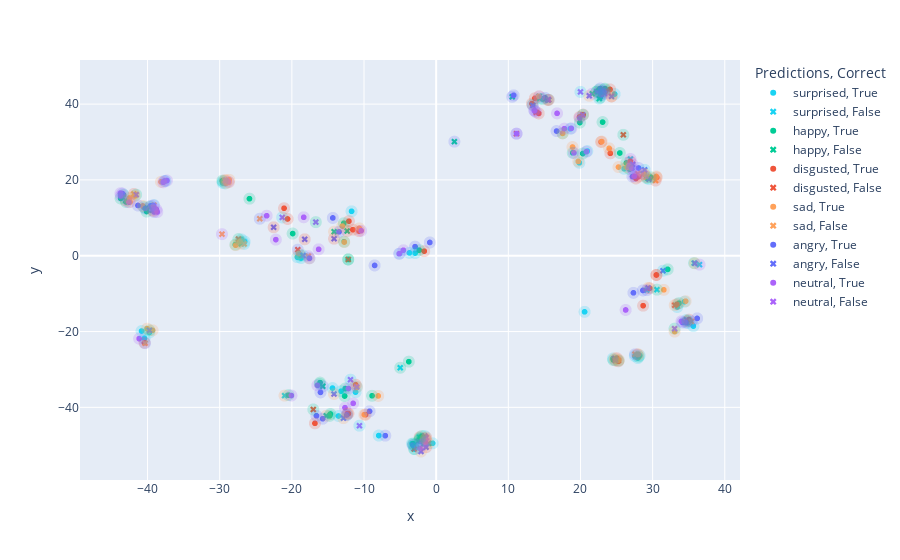

The code cell stored with this chart in its notebook:
### Code cell
predictions_series = pd.Series(predictions, name="Predictions").replace(range(len(CLASS_NAMES)), CLASS_NAMES) #type: ignore
labels_series = pd.Series(labels, name="Label").replace(range(len(CLASS_NAMES)), CLASS_NAMES) # type: ignore
discrete_color_map = dict(zip(CLASS_NAMES, px.colors.qualitative.Plotly))
symbol_map = {1: "circle", 0: "x"}

correct_state = pd.Series(labels_series == predictions_series, name="Correct")
visdf = pd.concat([data_points2d_df, labels_series, predictions_series, correct_state], axis=1)
visdf2 = pd.concat([data_points2d_df, labels_series, predictions_series, correct_state], axis=1)
fig = px.scatter(visdf, x="x", y="y", color="Predictions", hover_data=["Label"], symbol="Correct", color_discrete_map=discrete_color_map, symbol_map=symbol_map)
fig2 = px.scatter(visdf, x="x", y="y", color="Label", hover_data=["Predictions"], opacity=0.2, color_discrete_map=discrete_color_map)

fig2.update_traces(dict(
  marker=dict(
    size=12,
  ),
  showlegend=False
))

fig.add_traces(fig2.data)

fig.show()

### Figure 1 — Plotly figure (JSON) as saved in the notebook; plotly's stock layout.template omitted (floating-point values rounded to 4 significant figures)
{"data": [{"customdata": [["surprised"], ["surprised"], ["surprised"], ["surprised"], ["surprised"], ["surprised"], ["surprised"], ["surprised"], ["surprised"], ["surprised"], ["surprised"], ["surprised"], ["surprised"], ["surprised"], ["surprised"], ["surprised"], ["surprised"], ["surprised"], ["surprised"], ["surprised"], ["surprised"], ["surprised"], ["surprised"], ["surprised"], ["surprised"], ["surprised"], ["surprised"], ["surprised"], ["surprised"], ["surprised"], ["surprised"], ["surprised"], ["surprised"], ["surprised"], ["surprised"], ["surprised"], ["surprised"], ["surprised"], ["surprised"], ["surprised"]], "hovertemplate": "Predictions=surprised<br>Correct=True<br>x=%{x}<br>y=%{y}<br>Label=%{customdata[0]}<extra></extra>", "legendgroup": "surprised, True", "marker": {"color": "#19D3F3", "symbol": "circle"}, "mode": "markers", "name": "surprised, True", "showlegend": true, "type": "scattergl", "x": [-11.73, -13.53, -26.55, -26.98, -27.11, 34.88, 20.57, -7.956, 28.19, 27.96, 27.53, 35.65, -13.18, -14.37, 19.84, -12.35, -3.712, -29.58, -29.59, -29.23, 24.49, 34.42, -18.73, -19.24, 33.41, 20.95, -2.98, -0.4907, -37.52, -2.202, -3.343, 18.6, 26.05, -11.18, -40.43, -40.83, -39.75, -2.918, -5.076, 24.73], "xaxis": "x", "y": [11.72, -42.28, 3.734, 4.294, 3.777, -17.73, -14.8, -47.44, -26.32, -26.99, -26.44, -18.57, -35.74, -34.92, 24.51, -41.96, 0.7559, 19.54, 19.2, 19.08, -27.13, -12.12, -0.6026, -0.3774, -13.52, 27.6, -51.02, -49.48, 19.7, -49.0, -49.58, 33.52, 22.95, -35.98, -21.8, -19.88, -20.24, 0.7006, 0.5407, 42.65], "yaxis": "y"}, {"customdata": [["angry"], ["happy"], ["happy"], ["sad"], ["disgusted"], ["neutral"], ["neutral"], ["happy"]], "hovertemplate": "Predictions=surprised<br>Correct=False<br>x=%{x}<br>y=%{y}<br>Label=%{customdata[0]}<extra></extra>", "legendgroup": "surprised, False", "marker": {"color": "#19D3F3", "symbol": "x"}, "mode": "markers", "name": "surprised, False", "showlegend": true, "type": "scattergl", "x": [29.2, 30.6, -4.981, -21.01, -2.287, 26.93, 36.5, 35.75], "xaxis": "x", "y": [-9.07, -8.946, -29.55, -36.91, -47.86, 25.52, -2.349, -1.951], "yaxis": "y"}, {"customdata": [["happy"], ["happy"], ["happy"], ["happy"], ["happy"], ["happy"], ["happy"], ["happy"], ["happy"], ["happy"], ["happy"], ["happy"], ["happy"], ["happy"], ["happy"], ["happy"], ["happy"], ["happy"], ["happy"], ["happy"], ["happy"], ["happy"], ["happy"], ["happy"], ["happy"], ["happy"], ["happy"], ["happy"], ["happy"], ["happy"], ["happy"], ["happy"], ["happy"], ["happy"], ["happy"], ["happy"], ["happy"], ["happy"], ["happy"], ["happy"], ["happy"], ["happy"], ["happy"], ["happy"], ["happy"], ["happy"], ["happy"], ["happy"], ["happy"], ["happy"], ["happy"]], "hovertemplate": "Predictions=happy<br>Correct=True<br>x=%{x}<br>y=%{y}<br>Label=%{customdata[0]}<extra></extra>", "legendgroup": "happy, True", "marker": {"color": "#00CC96", "symbol": "circle"}, "mode": "markers", "name": "happy, True", "showlegend": true, "type": "scattergl", "x": [-14.77, -12.69, 34.82, -27.83, -43.33, -40.13, -43.73, -42.98, -40.5, -39.68, -25.87, 28.06, 13.38, -12.19, -12.59, -19.89, -16.14, -16.09, 32.09, -3.789, -20.46, -29.63, 24.56, -12.8, -14.66, -18.78, 33.64, 18.93, 20.31, -2.234, -2.257, -3.14, -3.204, -1.996, 19.92, 17.52, 14.75, 26.36, 26.82, 29.19, 29.72, 23.07, -8.882, -12.76, 25.45, -2.353, 22.73, 23.39, 23.32, 22.26, 22.56], "xaxis": "x", "y": [-42.24, -37.02, -17.21, 2.928, 16.05, 11.67, 15.11, 14.18, 12.82, 12.92, 15.05, -26.62, 39.8, -0.9802, -35.05, 5.847, -33.83, -33.48, -3.591, -27.95, -36.78, 19.79, -27.52, 8.582, -41.75, 0.09715, -12.52, 27.14, 26.96, -48.11, -48.32, -49.9, -49.58, -47.59, 35.13, 32.3, 41.36, 24.47, 22.84, 20.49, 20.7, 35.26, -36.95, 3.692, 27.1, 1.472, 41.73, 44.07, 43.82, 43.29, 43.8], "yaxis": "y"}, {"customdata": [["disgusted"], ["sad"], ["sad"], ["sad"], ["surprised"], ["disgusted"], ["angry"], ["angry"], ["sad"], ["angry"], ["neutral"], ["surprised"], ["disgusted"], ["neutral"], ["angry"], ["angry"], ["neutral"], ["surprised"]], "hovertemplate": "Predictions=happy<br>Correct=False<br>x=%{x}<br>y=%{y}<br>Label=%{customdata[0]}<extra></extra>", "legendgroup": "happy, False", "marker": {"color": "#00CC96", "symbol": "x"}, "mode": "markers", "name": "happy, False", "showlegend": true, "type": "scattergl", "x": [-12.34, -15.24, -14.15, -27.01, 34.7, -43.02, 10.54, 2.523, -1.049, -1.82, 14.27, 14.34, 15.6, 28.66, 27.1, -15.71, 21.63, 22.61], "xaxis": "x", "y": [6.514, -42.23, 6.338, 3.156, -16.92, 14.6, 41.92, 30.09, -49.51, -49.86, 42.03, 41.45, 41.13, 21.6, 23.21, -34.44, 42.73, 41.45], "yaxis": "y"}, {"customdata": [["disgusted"], ["disgusted"], ["disgusted"], ["disgusted"], ["disgusted"], ["disgusted"], ["disgusted"], ["disgusted"], ["disgusted"], ["disgusted"], ["disgusted"], ["disgusted"], ["disgusted"], ["disgusted"], ["disgusted"], ["disgusted"], ["disgusted"], ["disgusted"], ["disgusted"], ["disgusted"], ["disgusted"], ["disgusted"], ["disgusted"], ["disgusted"], ["disgusted"], ["disgusted"], ["disgusted"], ["disgusted"], ["disgusted"], ["disgusted"], ["disgusted"], ["disgusted"], ["disgusted"], ["disgusted"], ["disgusted"], ["disgusted"], ["disgusted"]], "hovertemplate": "Predictions=disgusted<br>Correct=True<br>x=%{x}<br>y=%{y}<br>Label=%{customdata[0]}<extra></extra>", "legendgroup": "disgusted, True", "marker": {"color": "#EF553B", "symbol": "circle"}, "mode": "markers", "name": "disgusted, True", "showlegend": true, "type": "scattergl", "x": [-40.43, -16.8, 34.77, 35.03, 22.86, -39.2, 27.86, 14.22, 13.27, 30.53, 30.51, -21.08, -20.6, -11.16, -12.16, -12.3, -9.791, 25.03, 25.25, 33.37, 19.87, 20.37, 13.68, 30.55, 26.91, 27.68, 28.06, -12.09, -11.55, 24.13, 29.6, -10.69, -1.652, 24.1, 22.66, 23.42, 28.68], "xaxis": "x", "y": [-22.96, -44.21, -17.32, -16.86, 30.02, 11.83, -26.05, 37.55, 40.12, -5.065, -5.079, 12.53, 9.697, -34.04, -41.64, -41.64, -41.93, -27.04, -27.85, -12.8, 36.6, 37.23, 41.54, 20.65, 24.88, 20.39, 20.89, 9.111, 6.876, 27.02, -8.574, 6.49, 1.205, 43.87, 43.3, 43.27, -13.18], "yaxis": "y"}, {"customdata": [["happy"], ["neutral"], ["happy"], ["angry"], ["happy"], ["happy"], ["sad"], ["angry"], ["happy"], ["happy"]], "hovertemplate": "Predictions=disgusted<br>Correct=False<br>x=%{x}<br>y=%{y}<br>Label=%{customdata[0]}<extra></extra>", "legendgroup": "disgusted, False", "marker": {"color": "#EF553B", "symbol": "x"}, "mode": "markers", "name": "disgusted, False", "showlegend": true, "type": "scattergl", "x": [-27.4, 13.87, -12.18, 11.13, 25.27, -17.03, 33.06, -19.17, -3.061, 25.94], "xaxis": "x", "y": [4.395, 37.84, -0.9801, 32.2, -27.65, -40.56, -13.05, 1.597, -50.99, 31.9], "yaxis": "y"}, {"customdata": [["sad"], ["sad"], ["sad"], ["sad"], ["sad"], ["sad"], ["sad"], ["sad"], ["sad"], ["sad"], ["sad"], ["sad"], ["sad"], ["sad"], ["sad"], ["sad"], ["sad"], ["sad"], ["sad"], ["sad"], ["sad"], ["sad"], ["sad"], ["sad"], ["sad"], ["sad"], ["sad"], ["sad"], ["sad"], ["sad"], ["sad"], ["sad"], ["sad"], ["sad"], ["sad"], ["sad"], ["sad"], ["sad"]], "hovertemplate": "Predictions=sad<br>Correct=True<br>x=%{x}<br>y=%{y}<br>Label=%{customdata[0]}<extra></extra>", "legendgroup": "sad, True", "marker": {"color": "#FFA15A", "symbol": "circle"}, "mode": "markers", "name": "sad, True", "showlegend": true, "type": "scattergl", "x": [22.95, -27.19, -27.79, -41.79, -40.67, -42.48, -42.42, 28.03, 33.05, -10.99, 31.55, -10.66, -9.957, -13.01, -29.1, -28.72, 25.32, -28.67, -19.06, 34.57, -17.6, 23.97, -38.14, -1.434, 17.52, 14.24, 25.27, 26.46, 26.66, 28.86, 30.51, 28.81, 18.9, -8.03, -12.73, -40.06, -39.31, 19.69], "xaxis": "x", "y": [30.11, 3.757, 2.787, 15.78, 13.13, 15.22, 14.17, -26.04, -20.01, -34.66, -8.997, 7.21, -41.92, 7.821, 19.17, 19.39, -27.52, 20.02, 0.5902, -12.0, -0.6841, 28.34, 19.49, -48.42, 32.28, 42.07, 23.39, 23.33, 23.74, 21.56, 20.91, 21.53, 28.68, -36.99, 3.611, -19.24, -19.68, 24.89], "yaxis": "y"}, {"customdata": [["angry"], ["surprised"], ["angry"], ["disgusted"], ["surprised"], ["angry"], ["angry"], ["disgusted"], ["neutral"], ["disgusted"], ["disgusted"], ["disgusted"], ["neutral"], ["neutral"], ["disgusted"]], "hovertemplate": "Predictions=sad<br>Correct=False<br>x=%{x}<br>y=%{y}<br>Label=%{customdata[0]}<extra></extra>", "legendgroup": "sad, False", "marker": {"color": "#FFA15A", "symbol": "x"}, "mode": "markers", "name": "sad, False", "showlegend": true, "type": "scattergl", "x": [-40.35, -26.61, 35.38, -41.89, -39.11, 27.55, -24.44, -29.3, -17.73, -1.521, 29.16, 30.41, 27.93, -29.69, 24.31], "xaxis": "x", "y": [-23.07, 3.129, -17.34, 16.3, 13.36, -26.01, 9.761, 19.91, -0.1103, -48.23, 20.79, 19.85, 21.66, 5.697, 42.04], "yaxis": "y"}, {"customdata": [["angry"], ["angry"], ["angry"], ["angry"], ["angry"], ["angry"], ["angry"], ["angry"], ["angry"], ["angry"], ["angry"], ["angry"], ["angry"], ["angry"], ["angry"], ["angry"], ["angry"], ["angry"], ["angry"], ["angry"], ["angry"], ["angry"], ["angry"], ["angry"], ["angry"], ["angry"], ["angry"], ["angry"], ["angry"], ["angry"], ["angry"], ["angry"], ["angry"]], "hovertemplate": "Predictions=angry<br>Correct=True<br>x=%{x}<br>y=%{y}<br>Label=%{customdata[0]}<extra></extra>", "legendgroup": "angry, True", "marker": {"color": "#636EFA", "symbol": "circle"}, "mode": "markers", "name": "angry, True", "showlegend": true, "type": "scattergl", "x": [-16.03, 34.13, 34.63, -41.33, -43.49, -7.054, -40.31, -39.09, -39.54, 16.69, 10.74, 13.64, -8.531, -9.233, -13.46, -12.39, -2.926, -15.73, -14.32, -16.6, -17.56, 36.17, -3.223, -37.66, 15.07, 27.21, 28.05, 28.65, 27.34, -0.8785, 22.92, 23.19, 22.75], "xaxis": "x", "y": [-36.05, -17.59, -17.65, 13.26, 16.39, -47.47, 12.49, 11.55, 13.17, 32.89, 42.32, 38.23, -2.558, -41.05, 6.3, -42.01, 2.398, -43.0, 9.971, -42.21, -0.6575, -16.54, -49.98, 19.72, 41.66, 20.89, 23.14, -9.158, -9.791, 3.501, 42.41, 43.45, 44.12], "yaxis": "y"}, {"customdata": [["sad"], ["neutral"], ["surprised"], ["sad"], ["sad"], ["happy"], ["sad"], ["sad"], ["disgusted"], ["surprised"], ["disgusted"], ["sad"], ["disgusted"], ["neutral"], ["surprised"], ["disgusted"], ["disgusted"], ["sad"], ["sad"], ["sad"], ["happy"]], "hovertemplate": "Predictions=angry<br>Correct=False<br>x=%{x}<br>y=%{y}<br>Label=%{customdata[0]}<extra></extra>", "legendgroup": "angry, False", "marker": {"color": "#636EFA", "symbol": "x"}, "mode": "markers", "name": "angry, False", "showlegend": true, "type": "scattergl", "x": [-39.35, 13.4, 31.43, -14.16, 29.39, -39.74, 24.77, -12.86, -14.15, -18.46, -1.394, -2.103, 15.46, 27.23, 28.89, -22.52, -18.22, 35.85, 21.22, 24.31, 22.25], "xaxis": "x", "y": [12.0, 39.66, -3.961, -36.49, -8.499, -19.67, -27.09, -42.85, 4.493, 0.06347, -50.5, -51.65, 41.12, 24.11, 22.65, 7.506, 4.343, -1.993, 42.21, 42.04, 43.29], "yaxis": "y"}, {"customdata": [["neutral"], ["neutral"], ["neutral"], ["neutral"], ["neutral"], ["neutral"], ["neutral"], ["neutral"], ["neutral"], ["neutral"], ["neutral"], ["neutral"], ["neutral"], ["neutral"], ["neutral"], ["neutral"], ["neutral"], ["neutral"], ["neutral"], ["neutral"], ["neutral"], ["neutral"], ["neutral"], ["neutral"], ["neutral"], ["neutral"], ["neutral"], ["neutral"], ["neutral"], ["neutral"], ["neutral"], ["neutral"], ["neutral"], ["neutral"], ["neutral"], ["neutral"]], "hovertemplate": "Predictions=neutral<br>Correct=True<br>x=%{x}<br>y=%{y}<br>Label=%{customdata[0]}<extra></extra>", "legendgroup": "neutral, True", "marker": {"color": "#AB63FA", "symbol": "circle"}, "mode": "markers", "name": "neutral, True", "showlegend": true, "type": "scattergl", "x": [34.0, -43.72, -43.75, -42.59, -38.77, -39.16, -38.65, 17.76, 13.61, -23.49, -22.22, -41.16, -18.36, -12.17, -16.47, -20.07, -28.79, 11.15, -12.64, 19.1, 20.82, -2.26, -37.83, -37.31, -1.501, 18.73, 19.89, 27.46, 27.09, 16.75, 26.26, -16.29, -11.5, -10.4, -4.542, -5.132], "xaxis": "x", "y": [-17.3, 15.81, 16.5, 14.12, 12.2, 13.28, 11.55, 33.52, 38.33, 10.55, 4.252, -21.87, 10.15, -35.04, -34.19, -36.88, 19.5, 32.21, -40.08, 27.14, 27.45, -50.78, 19.37, 19.84, -49.17, 33.6, 36.35, 20.99, 23.05, 37.56, -14.31, 1.697, -38.94, 6.58, 1.444, 0.5189], "yaxis": "y"}, {"customdata": [["happy"], ["happy"], ["surprised"], ["surprised"], ["happy"], ["sad"], ["disgusted"], ["surprised"], ["happy"], ["surprised"], ["disgusted"], ["happy"], ["surprised"], ["surprised"], ["surprised"], ["surprised"], ["happy"], ["angry"]], "hovertemplate": "Predictions=neutral<br>Correct=False<br>x=%{x}<br>y=%{y}<br>Label=%{customdata[0]}<extra></extra>", "legendgroup": "neutral, False", "marker": {"color": "#AB63FA", "symbol": "x"}, "mode": "markers", "name": "neutral, False", "showlegend": true, "type": "scattergl", "x": [-41.58, 33.05, -11.01, -11.87, -16.68, -29.11, 24.83, -10.64, -2.47, -1.578, -1.379, 20.32, 20.0, 15.56, 29.49, -21.34, 22.78, 23.34], "xaxis": "x", "y": [16.09, -19.23, -34.62, -32.7, 8.866, 19.91, -27.61, -44.84, -48.93, -47.59, -47.98, 37.17, 43.22, 41.17, 20.2, 10.11, 42.67, 42.8], "yaxis": "y"}, {"customdata": [["surprised"], ["surprised"], ["surprised"], ["surprised"], ["sad"], ["surprised"], ["surprised"], ["happy"], ["surprised"], ["surprised"], ["sad"], ["surprised"], ["surprised"], ["surprised"], ["angry"], ["surprised"], ["neutral"], ["surprised"], ["surprised"], ["neutral"], ["surprised"], ["surprised"], ["surprised"], ["surprised"], ["surprised"], ["surprised"], ["surprised"], ["neutral"], ["angry"], ["surprised"], ["surprised"], ["surprised"], ["surprised"], ["surprised"], ["surprised"], ["surprised"], ["surprised"], ["surprised"], ["surprised"], ["neutral"], ["surprised"], ["neutral"], ["neutral"], ["happy"], ["angry"], ["surprised"], ["neutral"], ["surprised"], ["surprised"], ["neutral"], ["surprised"], ["surprised"], ["surprised"], ["surprised"], ["surprised"], ["happy"]], "hovertemplate": "Label=surprised<br>x=%{x}<br>y=%{y}<br>Predictions=%{customdata[0]}<extra></extra>", "legendgroup": "surprised", "marker": {"color": "#19D3F3", "opacity": 0.2, "size": 12, "symbol": "circle"}, "mode": "markers", "name": "surprised", "showlegend": false, "type": "scattergl", "x": [-11.73, -13.53, -26.55, -26.98, -26.61, -27.11, 34.88, 34.7, 20.57, -7.956, -39.11, 28.19, 27.96, 27.53, 31.43, 35.65, -11.01, -13.18, -14.37, -11.87, 19.84, -12.35, -3.712, -29.58, -29.59, -29.23, 24.49, -10.64, -18.46, 34.42, -18.73, -19.24, 33.41, 20.95, -2.98, -0.4907, -37.52, -2.202, -3.343, -1.578, 18.6, 20.0, 15.56, 14.34, 28.89, 26.05, 29.49, -11.18, -40.43, -21.34, -40.83, -39.75, -2.918, -5.076, 24.73, 22.61], "xaxis": "x", "y": [11.72, -42.28, 3.734, 4.294, 3.129, 3.777, -17.73, -16.92, -14.8, -47.44, 13.36, -26.32, -26.99, -26.44, -3.961, -18.57, -34.62, -35.74, -34.92, -32.7, 24.51, -41.96, 0.7559, 19.54, 19.2, 19.08, -27.13, -44.84, 0.06347, -12.12, -0.6026, -0.3774, -13.52, 27.6, -51.02, -49.48, 19.7, -49.0, -49.58, -47.59, 33.52, 43.22, 41.17, 41.45, 22.65, 22.95, 20.2, -35.98, -21.8, 10.11, -19.88, -20.24, 0.7006, 0.5407, 42.65, 41.45], "yaxis": "y"}, {"customdata": [["happy"], ["disgusted"], ["disgusted"], ["disgusted"], ["disgusted"], ["disgusted"], ["disgusted"], ["sad"], ["happy"], ["disgusted"], ["disgusted"], ["disgusted"], ["disgusted"], ["disgusted"], ["disgusted"], ["disgusted"], ["disgusted"], ["disgusted"], ["disgusted"], ["disgusted"], ["sad"], ["disgusted"], ["disgusted"], ["neutral"], ["angry"], ["disgusted"], ["angry"], ["surprised"], ["sad"], ["neutral"], ["disgusted"], ["disgusted"], ["happy"], ["angry"], ["disgusted"], ["disgusted"], ["disgusted"], ["sad"], ["disgusted"], ["disgusted"], ["sad"], ["angry"], ["disgusted"], ["angry"], ["disgusted"], ["disgusted"], ["disgusted"], ["disgusted"], ["disgusted"], ["disgusted"], ["sad"], ["disgusted"], ["disgusted"], ["disgusted"]], "hovertemplate": "Label=disgusted<br>x=%{x}<br>y=%{y}<br>Predictions=%{customdata[0]}<extra></extra>", "legendgroup": "disgusted", "marker": {"color": "#EF553B", "opacity": 0.2, "size": 12, "symbol": "circle"}, "mode": "markers", "name": "disgusted", "showlegend": false, "type": "scattergl", "x": [-12.34, -40.43, -16.8, 34.77, 35.03, 22.86, -39.2, -41.89, -43.02, 27.86, 14.22, 13.27, 30.53, 30.51, -21.08, -20.6, -11.16, -12.16, -12.3, -9.791, -29.3, 25.03, 25.25, 24.83, -14.15, 33.37, -1.394, -2.287, -1.521, -1.379, 19.87, 20.37, 15.6, 15.46, 13.68, 30.55, 26.91, 29.16, 27.68, 28.06, 30.41, -22.52, -12.09, -18.22, -11.55, 24.13, 29.6, -10.69, -1.652, 24.1, 24.31, 22.66, 23.42, 28.68], "xaxis": "x", "y": [6.514, -22.96, -44.21, -17.32, -16.86, 30.02, 11.83, 16.3, 14.6, -26.05, 37.55, 40.12, -5.065, -5.079, 12.53, 9.697, -34.04, -41.64, -41.64, -41.93, 19.91, -27.04, -27.85, -27.61, 4.493, -12.8, -50.5, -47.86, -48.23, -47.98, 36.6, 37.23, 41.13, 41.12, 41.54, 20.65, 24.88, 20.79, 20.39, 20.89, 19.85, 7.506, 9.111, 4.343, 6.876, 27.02, -8.574, 6.49, 1.205, 43.87, 42.04, 43.3, 43.27, -13.18], "yaxis": "y"}, {"customdata": [["happy"], ["happy"], ["disgusted"], ["happy"], ["happy"], ["happy"], ["happy"], ["happy"], ["neutral"], ["happy"], ["happy"], ["happy"], ["happy"], ["happy"], ["happy"], ["disgusted"], ["happy"], ["neutral"], ["happy"], ["happy"], ["happy"], ["happy"], ["surprised"], ["angry"], ["happy"], ["neutral"], ["surprised"], ["happy"], ["happy"], ["happy"], ["disgusted"], ["happy"], ["happy"], ["disgusted"], ["happy"], ["happy"], ["happy"], ["happy"], ["happy"], ["disgusted"], ["happy"], ["happy"], ["neutral"], ["happy"], ["happy"], ["happy"], ["happy"], ["happy"], ["neutral"], ["happy"], ["happy"], ["happy"], ["happy"], ["happy"], ["disgusted"], ["happy"], ["happy"], ["happy"], ["happy"], ["happy"], ["surprised"], ["neutral"], ["happy"], ["happy"], ["happy"], ["happy"], ["angry"], ["happy"]], "hovertemplate": "Label=happy<br>x=%{x}<br>y=%{y}<br>Predictions=%{customdata[0]}<extra></extra>", "legendgroup": "happy", "marker": {"color": "#00CC96", "opacity": 0.2, "size": 12, "symbol": "circle"}, "mode": "markers", "name": "happy", "showlegend": false, "type": "scattergl", "x": [-14.77, -12.69, -27.4, 34.82, -27.83, -43.33, -40.13, -43.73, -41.58, -42.98, -40.5, -39.68, -25.87, 28.06, 13.38, -12.18, -12.19, 33.05, -12.59, -19.89, -16.14, -16.09, 30.6, -39.74, 32.09, -16.68, -4.981, -3.789, -20.46, -29.63, 25.27, 24.56, -12.8, -17.03, -14.66, -18.78, 33.64, 18.93, 20.31, -3.061, -2.234, -2.257, -2.47, -3.14, -3.204, -1.996, 19.92, 17.52, 20.32, 14.75, 26.36, 26.82, 29.19, 29.72, 25.94, 23.07, -8.882, -12.76, 25.45, -2.353, 35.75, 22.78, 22.73, 23.39, 23.32, 22.26, 22.25, 22.56], "xaxis": "x", "y": [-42.24, -37.02, 4.395, -17.21, 2.928, 16.05, 11.67, 15.11, 16.09, 14.18, 12.82, 12.92, 15.05, -26.62, 39.8, -0.9801, -0.9802, -19.23, -35.05, 5.847, -33.83, -33.48, -8.946, -19.67, -3.591, 8.866, -29.55, -27.95, -36.78, 19.79, -27.65, -27.52, 8.582, -40.56, -41.75, 0.09715, -12.52, 27.14, 26.96, -50.99, -48.11, -48.32, -48.93, -49.9, -49.58, -47.59, 35.13, 32.3, 37.17, 41.36, 24.47, 22.84, 20.49, 20.7, 31.9, 35.26, -36.95, 3.692, 27.1, 1.472, -1.951, 42.67, 41.73, 44.07, 43.82, 43.29, 43.29, 43.8], "yaxis": "y"}, {"customdata": [["happy"], ["happy"], ["sad"], ["happy"], ["sad"], ["sad"], ["sad"], ["sad"], ["sad"], ["sad"], ["angry"], ["sad"], ["sad"], ["angry"], ["sad"], ["sad"], ["angry"], ["sad"], ["sad"], ["sad"], ["surprised"], ["sad"], ["neutral"], ["sad"], ["sad"], ["sad"], ["angry"], ["angry"], ["sad"], ["sad"], ["disgusted"], ["sad"], ["happy"], ["angry"], ["sad"], ["sad"], ["sad"], ["sad"], ["sad"], ["sad"], ["sad"], ["sad"], ["sad"], ["sad"], ["sad"], ["sad"], ["sad"], ["sad"], ["sad"], ["sad"], ["sad"], ["angry"], ["angry"], ["angry"]], "hovertemplate": "Label=sad<br>x=%{x}<br>y=%{y}<br>Predictions=%{customdata[0]}<extra></extra>", "legendgroup": "sad", "marker": {"color": "#FFA15A", "opacity": 0.2, "size": 12, "symbol": "circle"}, "mode": "markers", "name": "sad", "showlegend": false, "type": "scattergl", "x": [-15.24, -14.15, 22.95, -27.01, -27.19, -27.79, -41.79, -40.67, -42.48, -42.42, -39.35, 28.03, 33.05, -14.16, -10.99, 31.55, 29.39, -10.66, -9.957, -13.01, -21.01, -29.1, -29.11, -28.72, 25.32, -28.67, 24.77, -12.86, -19.06, 34.57, 33.06, -17.6, -1.049, -2.103, 23.97, -38.14, -1.434, 17.52, 14.24, 25.27, 26.46, 26.66, 28.86, 30.51, 28.81, 18.9, -8.03, -12.73, -40.06, -39.31, 19.69, 35.85, 21.22, 24.31], "xaxis": "x", "y": [-42.23, 6.338, 30.11, 3.156, 3.757, 2.787, 15.78, 13.13, 15.22, 14.17, 12.0, -26.04, -20.01, -36.49, -34.66, -8.997, -8.499, 7.21, -41.92, 7.821, -36.91, 19.17, 19.91, 19.39, -27.52, 20.02, -27.09, -42.85, 0.5902, -12.0, -13.05, -0.6841, -49.51, -51.65, 28.34, 19.49, -48.42, 32.28, 42.07, 23.39, 23.33, 23.74, 21.56, 20.91, 21.53, 28.68, -36.99, 3.611, -19.24, -19.68, 24.89, -1.993, 42.21, 42.04], "yaxis": "y"}, {"customdata": [["sad"], ["angry"], ["angry"], ["angry"], ["sad"], ["angry"], ["angry"], ["angry"], ["angry"], ["angry"], ["angry"], ["sad"], ["angry"], ["happy"], ["angry"], ["angry"], ["angry"], ["surprised"], ["happy"], ["sad"], ["angry"], ["angry"], ["angry"], ["angry"], ["angry"], ["disgusted"], ["angry"], ["angry"], ["disgusted"], ["angry"], ["happy"], ["angry"], ["angry"], ["angry"], ["angry"], ["angry"], ["angry"], ["happy"], ["happy"], ["angry"], ["angry"], ["angry"], ["angry"], ["neutral"], ["angry"], ["angry"]], "hovertemplate": "Label=angry<br>x=%{x}<br>y=%{y}<br>Predictions=%{customdata[0]}<extra></extra>", "legendgroup": "angry", "marker": {"color": "#636EFA", "opacity": 0.2, "size": 12, "symbol": "circle"}, "mode": "markers", "name": "angry", "showlegend": false, "type": "scattergl", "x": [-40.35, -16.03, 34.13, 34.63, 35.38, -41.33, -43.49, -7.054, -40.31, -39.09, -39.54, 27.55, 16.69, 10.54, 10.74, 13.64, -8.531, 29.2, 2.523, -24.44, -9.233, -13.46, -12.39, -2.926, -15.73, 11.13, -14.32, -16.6, -19.17, -17.56, -1.82, 36.17, -3.223, -37.66, 15.07, 27.21, 28.05, 27.1, -15.71, 28.65, 27.34, -0.8785, 22.92, 23.34, 23.19, 22.75], "xaxis": "x", "y": [-23.07, -36.05, -17.59, -17.65, -17.34, 13.26, 16.39, -47.47, 12.49, 11.55, 13.17, -26.01, 32.89, 41.92, 42.32, 38.23, -2.558, -9.07, 30.09, 9.761, -41.05, 6.3, -42.01, 2.398, -43.0, 32.2, 9.971, -42.21, 1.597, -0.6575, -49.86, -16.54, -49.98, 19.72, 41.66, 20.89, 23.14, 23.21, -34.44, -9.158, -9.791, 3.501, 42.41, 42.8, 43.45, 44.12], "yaxis": "y"}, {"customdata": [["neutral"], ["neutral"], ["neutral"], ["neutral"], ["neutral"], ["neutral"], ["neutral"], ["neutral"], ["angry"], ["disgusted"], ["neutral"], ["neutral"], ["neutral"], ["neutral"], ["neutral"], ["neutral"], ["neutral"], ["neutral"], ["neutral"], ["neutral"], ["neutral"], ["sad"], ["neutral"], ["neutral"], ["neutral"], ["neutral"], ["neutral"], ["neutral"], ["neutral"], ["neutral"], ["happy"], ["surprised"], ["angry"], ["happy"], ["sad"], ["neutral"], ["neutral"], ["surprised"], ["neutral"], ["neutral"], ["sad"], ["neutral"], ["neutral"], ["neutral"], ["neutral"], ["neutral"], ["happy"]], "hovertemplate": "Label=neutral<br>x=%{x}<br>y=%{y}<br>Predictions=%{customdata[0]}<extra></extra>", "legendgroup": "neutral", "marker": {"color": "#AB63FA", "opacity": 0.2, "size": 12, "symbol": "circle"}, "mode": "markers", "name": "neutral", "showlegend": false, "type": "scattergl", "x": [34.0, -43.72, -43.75, -42.59, -38.77, -39.16, -38.65, 17.76, 13.4, 13.87, 13.61, -23.49, -22.22, -41.16, -18.36, -12.17, -16.47, -20.07, -28.79, 11.15, -12.64, -17.73, 19.1, 20.82, -2.26, -37.83, -37.31, -1.501, 18.73, 19.89, 14.27, 26.93, 27.23, 28.66, 27.93, 27.46, 27.09, 36.5, 16.75, 26.26, -29.69, -16.29, -11.5, -10.4, -4.542, -5.132, 21.63], "xaxis": "x", "y": [-17.3, 15.81, 16.5, 14.12, 12.2, 13.28, 11.55, 33.52, 39.66, 37.84, 38.33, 10.55, 4.252, -21.87, 10.15, -35.04, -34.19, -36.88, 19.5, 32.21, -40.08, -0.1103, 27.14, 27.45, -50.78, 19.37, 19.84, -49.17, 33.6, 36.35, 42.03, 25.52, 24.11, 21.6, 21.66, 20.99, 23.05, -2.349, 37.56, -14.31, 5.697, 1.697, -38.94, 6.58, 1.444, 0.5189, 42.73], "yaxis": "y"}], "layout": {"legend": {"title": {"text": "Predictions, Correct"}, "tracegroupgap": 0}, "margin": {"t": 60}, "xaxis": {"anchor": "y", "domain": [0, 1], "title": {"text": "x"}}, "yaxis": {"anchor": "x", "domain": [0, 1], "title": {"text": "y"}}}}
